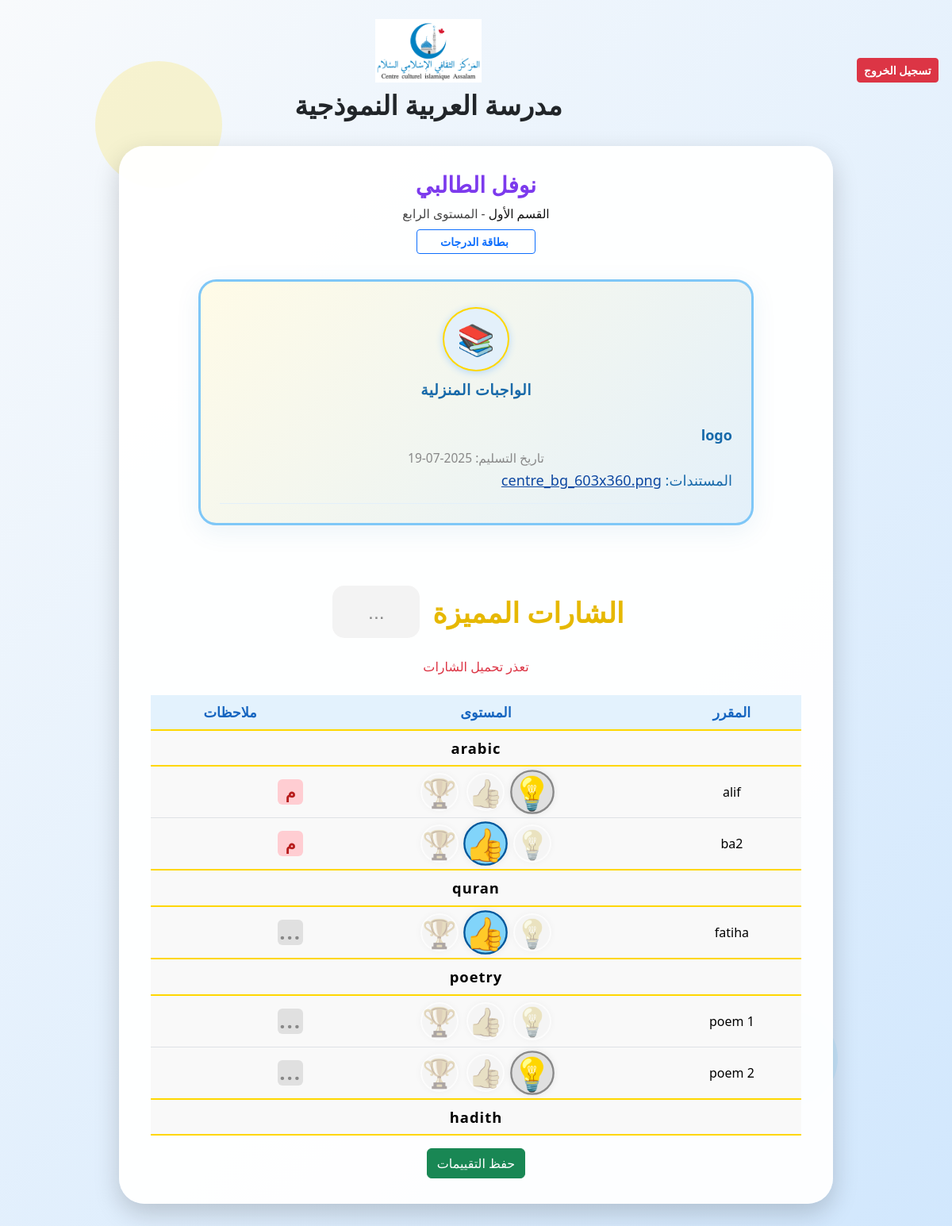
Screenshot of /student_abilities/6/5 (signed in) with the database file from the repository.
### tables this page shows
CREATE TABLE students (
        id INTEGER PRIMARY KEY,
        name TEXT NOT NULL,
        class_id INTEGER,
        email TEXT,
        phone TEXT,
        notes TEXT,
        alerts TEXT
    , date_of_birth TEXT, secondary_email TEXT);

CREATE TABLE classes (
        id INTEGER PRIMARY KEY AUTOINCREMENT,
        name TEXT NOT NULL,
        teacher_id INTEGER,
        local_admin_id INTEGER NOT NULL,
        level_id INTEGER, backup_teacher_id INTEGER, dawra1_pub_start TEXT, dawra1_pub_end TEXT, dawra2_pub_start TEXT, dawra2_pub_end TEXT, dawra3_pub_start TEXT, dawra3_pub_end TEXT, year_pub_start TEXT, year_pub_end TEXT,
        FOREIGN KEY(teacher_id) REFERENCES teachers(id),
        FOREIGN KEY(local_admin_id) REFERENCES users(id),
        FOREIGN KEY(level_id) REFERENCES levels(id)
    );

CREATE TABLE levels (
        id INTEGER PRIMARY KEY AUTOINCREMENT,
        name TEXT NOT NULL,
        local_admin_id INTEGER NOT NULL,
        FOREIGN KEY(local_admin_id) REFERENCES users(id)
    );

CREATE TABLE homework (
        id INTEGER PRIMARY KEY AUTOINCREMENT,
        class_id INTEGER,
        due_date TEXT,
        description TEXT,
        files TEXT,
        created_at TIMESTAMP DEFAULT CURRENT_TIMESTAMP
    );

CREATE TABLE curriculum_groups (
        id INTEGER PRIMARY KEY AUTOINCREMENT,
        name TEXT NOT NULL,
        local_admin_id INTEGER NOT NULL, level_id INTEGER,
        FOREIGN KEY(local_admin_id) REFERENCES users(id)
    );

CREATE TABLE curriculum_items (
        id INTEGER PRIMARY KEY AUTOINCREMENT,
        group_id INTEGER NOT NULL,
        name TEXT NOT NULL,
        FOREIGN KEY(group_id) REFERENCES curriculum_groups(id)
    );

### main.py (the view, shortened to what this page needs)
@app.route('/student_abilities/<int:student_id>/<int:class_id>', methods=['GET', 'POST'])
def student_abilities(student_id, class_id):
    from flask import session, redirect, url_for
    if 'user_id' not in session:
        return redirect(url_for('login'))
    import sqlite3
    from flask import jsonify
    import os
    import json
    conn = sqlite3.connect('ArabicSchool.db', timeout=10, check_same_thread=False)
    c = conn.cursor()
    info_path = os.path.join(os.path.dirname(__file__), 'school_info.json')
    if os.path.exists(info_path):
        with open(info_path, encoding='utf-8') as f:
            school_info = json.load(f)
    else:
        school_info = {"name": "", "logo": "school_logo.png"}
    c.execute('SELECT name, level_id FROM classes WHERE id=?', (class_id,))
    row = c.fetchone()
    if not row or not row[0] or not row[1]:
        conn.close()
        error_message = 'لم يتم العثور على الصف أو المستوى المطلوب.'
        return render_template('student_abilities.html', school_info=school_info, error_message=error_message)
    class_name = row[0]
    level_id = row[1]
    c.execute('SELECT name FROM levels WHERE id=?', (level_id,))
    level_row = c.fetchone()
    class_level = level_row[0] if level_row else ''
    c.execute('''SELECT cg.id, cg.name FROM curriculum_groups cg WHERE cg.level_id=?''', (level_id,))
    groups = []
    for group_id, group_name in c.fetchall():
        c.execute('''SELECT ci.id, ci.name FROM curriculum_items ci WHERE ci.group_id=?''', (group_id,))
        items = [{'id': cid, 'name': name} for cid, name in c.fetchall()]
        groups.append({'group_name': group_name, 'items': items})
    c.execute('SELECT curriculum_item_id, level, comment, comment_updated_at, comment_user FROM student_grades WHERE student_id=?', (student_id,))
    rows = c.fetchall()
    scores = {row[0]: row[1] for row in rows}
    comments = {row[0]: row[2] or '' for row in rows}
    comment_meta = {row[0]: {'updated_at': row[3], 'user': row[4]} for row in rows}
    editable = session.get('role') in ('teacher', 'local_admin')
    level_badges = [
        { 'label': 'بحاجة لمتابعة', 'class': 'level-none', 'icon': '💡' },
        { 'label': 'متوسط', 'class': 'level-intermediate', 'icon': '👍' },
        { 'label': 'متميز', 'class': 'level-master', 'icon': '🏆' },
    ]
    c.execute('SELECT name FROM students WHERE id=?', (student_id,))
    row = c.fetchone()
    student_name = row[0] if row else ''
    from datetime import datetime
    today_str = datetime.now().strftime('%Y-%m-%d')
    conn2 = sqlite3.connect('ArabicSchool.db', timeout=10, check_same_thread=False)
    c2 = conn2.cursor()
    c2.execute('SELECT id, due_date, description, files FROM homework WHERE class_id=? AND due_date >= ? ORDER BY due_date ASC', (class_id, today_str))
    homework_rows = c2.fetchall()
    conn2.close()
    homeworks = []
    for row in homework_rows:
        files = []
        if row[3]:
            try:
                files = row[3].split(';')
            except Exception:
                files = []
        homeworks.append({
            'id': row[0],
            'due_date': row[1],
            'description': row[2],
            'files': files
        })
    return render_template('student_abilities.html', school_info=school_info, groups=groups, scores=scores, comments=comments, comment_meta=comment_meta, editable=editable, level_badges=level_badges, student_name=student_name, student_id=student_id, class_id=class_id, class_name=class_name, class_level=class_level, homeworks=homeworks)

### templates/student_abilities.html (shortened to what this page needs)
<!DOCTYPE html>
<html lang="ar" dir="rtl">
<head>
    <link href="https://cdn.jsdelivr.net/npm/bootstrap@5.3.3/dist/css/bootstrap.min.css" rel="stylesheet">
</head>
<body>
    {% if error_message %}
    <div class="alert alert-danger text-center mt-5" role="alert" style="font-size:1.3rem;">
        {{ error_message }}
    </div>
    {% else %}
    <div class="d-flex justify-content-between align-items-center mb-4" style="padding-top: 24px;">
        <div class="text-start" style="min-width:120px;">
            <a href="/logout" class="btn btn-danger btn-sm" style="font-weight:bold; min-width:100px;">تسجيل الخروج</a>
        </div>
        <div class="text-center w-100">
            <img src="/static/{{ school_info.logo }}" alt="شعار المدرسة" style="max-height: 80px; margin-bottom: 8px;">
            <h1 style="font-size:2.1rem; font-weight:bold; margin-bottom:0;">{{ school_info.name }}</h1>
        </div>
    </div>
    <div class="bg-shape bg-shape1"></div>
    {% endif %}
    <div class="student-card">
        <h3 class="mb-2 text-center" style="color:#1769aa; font-weight:700;">
                     {% if student_name %}
            <span style="font-family:inherit; font-size:inherit; font-weight:inherit; color:#7c3aed;">{{ student_name }}</span>
            {% endif %}
        </h3>
        {% if class_name or class_level %}
        <div class="text-center" style="font-size:1.02rem; color:#222; font-weight:500; margin-bottom:1.2rem; display: flex; flex-direction: column; align-items: center; gap: 0.5rem;">
            <span style="font-size:0.97rem; color:#111; font-weight:400;">
              القسم
                {% if class_name %}{{ class_name }}{% endif %}
                {% if class_level %} <span style="color:#444;">-  المستوى
                  {{ class_level }}</span>{% endif %}
            </span>
            <a href="/score_card/{{ student_id }}" target="_blank" class="btn btn-outline-primary btn-sm" style="min-width: 150px; font-weight:600;">
                 بطاقة الدرجات
            </a>
        </div>
        {% endif %}
        {% if homeworks and homeworks|length > 0 %}
        <div class="mb-4 d-flex justify-content-center">
            <div class="info-card w-100" style="max-width:700px; min-height: 220px; display: flex; flex-direction: column; justify-content: flex-start; align-items: center; padding: 2rem 1.5rem 1.5rem 1.5rem; overflow: visible; background: linear-gradient(135deg,#fffbe7 0%,#e3f0fa 100%); box-shadow: 0 8px 32px rgba(23,105,170,0.08); border-radius: 1.4rem;">
                <div class="info-icon" title="واجب منزلي">📚</div>
                <div class="info-label" style="margin-bottom:1.2rem;">الواجبات المنزلية</div>
                <div class="info-content" style="padding:0; overflow-y: auto; max-height: 300px;">
                    <ul class="list-unstyled mb-0" style="padding-right:0;">
                        {% for hw in homeworks %}
                        <li style="border-bottom:1px solid #e3f0fa; padding: 0.7rem 0;">
                            <div style="font-weight:600; color:#1769aa;">{{ hw.description or 'بدون عنوان' }}</div>
                            <div class="info-date" style="margin-bottom:0.2rem;">تاريخ التسليم: {{ hw.due_date }}</div>
                            {% if hw.files and hw.files|length > 0 %}
                            <div style="margin-bottom:0.2rem;">
                                <span style="color:#1769aa;font-weight:500;">المستندات:</span>
                                {% for file in hw.files %}
                                    <a href="/uploads/class_{{ class_id }}/{{ file }}" target="_blank" style="color:#0d47a1;word-break:break-all;">{{ file }}</a>{% if not loop.last %}, {% endif %}
                                {% endfor %}
                            </div>
                            {% endif %}
                        </li>
                        {% endfor %}
                    </ul>
                </div>
            </div>
        </div>
        {% endif %}
        <div class="super-badges-title" style="text-align:center; font-size:2.2rem; font-weight:bold; margin: 32px 0 8px 0; color:#e6b800; display:flex; align-items:center; justify-content:center; gap:18px;">
    <span style="flex:unset; display:flex; align-items:center; gap:10px;">
        <span>الشارات المميزة</span>
        <button id="super-badges-notes-btn" class="super-badge-notes-btn" title="ملاحظات الشارات" type="button" style="padding:0; margin:0; vertical-align:middle; display:flex; align-items:center; justify-content:center;">
    <span id="super-badges-notes-icon" style="font-size:1.55rem; min-width:110px; min-height:66px; padding:10px 21px; border-radius:15px; background:#ffeaea; color:#e53935; font-weight:bold; display:flex; align-items:center; justify-content:center; text-align:center;">...</span>
</button>
    </span>
</div>
        <div id="super-badges-row" class="super-badges-row"></div>
        <table class="table curriculum-table" id="abilities-table">
            <thead>
                <tr>
                    <th>المقرر</th>
                    <th>المستوى</th>
                    <th>ملاحظات</th>
                </tr>
            </thead>
            <tbody>
                {% for group in groups %}
                    <tr class="category-header"><td colspan="3">{{ group.group_name }}</td></tr>
                    {% for item in group["items"] %}
                    <tr>
                        <td>{{ item.name }}</td>
                        <td>
                            {% if editable %}
                                <div class="badge-levels ability-badges" data-course-id="{{ item.id }}">
                                    {% for badge in level_badges %}
                                    <span class="badge-icon{% if scores[item.id]|default(0)==loop.index0 %} selected {{ badge.class }}{% endif %}" data-level="{{ loop.index0 }}" data-course-id="{{ item.id }}">{{ badge.icon }}</span>
                                    {% endfor %}
                                </div>
                            {% endif %}
                        </td>
                        <td>
                            <button type="button" class="btn btn-sm comment-btn d-flex align-items-center justify-content-center"
                                style="width:32px;height:32px;border-radius:6px;padding:0;background: {{ comments[item.id]|default('') and '#ffcdd2' or '#e0e0e0' }}; color: {{ comments[item.id]|default('') and '#b71c1c' or '#888' }}; border: none; outline: none; font-size: 1.3rem; font-weight: bold;"
                                data-course-id="{{ item.id }}"
                                data-comment="{{ comments[item.id]|default('')|e }}">
                                {% if comments[item.id]|default('') %}
                                    <span style="font-family: 'Cairo', 'Tahoma', Arial, sans-serif;">م</span>
                                {% else %}
                                    <span style="font-size:1.6rem;letter-spacing:2px;">...</span>
                                {% endif %}
                            </button>
                        </td>
                    </tr>
                    {% endfor %}
                {% endfor %}
            </tbody>
        </table>
        {% if editable %}
        <div class="text-center">
            <button class="btn btn-success" id="save-abilities-btn">حفظ التقييمات</button>
        </div>
        {% endif %}
    </div>
</body>
</html>

### rows the page displays
students: name "نوفل الطالبي"
classes: name "الأول"
levels: name "الرابع"
homework: description "logo", due_date "2025-07-19", files "centre_bg_603x360.png"
curriculum_groups: group_name "arabic"
curriculum_items: name "alif", icon "💡" "👍" "🏆", shows "م"
curriculum_items: name "ba2", icon "💡" "👍" "🏆", shows "م"
curriculum_groups: group_name "quran"
curriculum_items: name "fatiha", icon "💡" "👍" "🏆"
curriculum_groups: group_name "poetry"
curriculum_items: name "poem 1", icon "💡" "👍" "🏆"
curriculum_items: name "poem 2", icon "💡" "👍" "🏆"
curriculum_groups: group_name "hadith"

### other values shown
{{ school_info.name }} "مدرسة العربية النموذجية"
